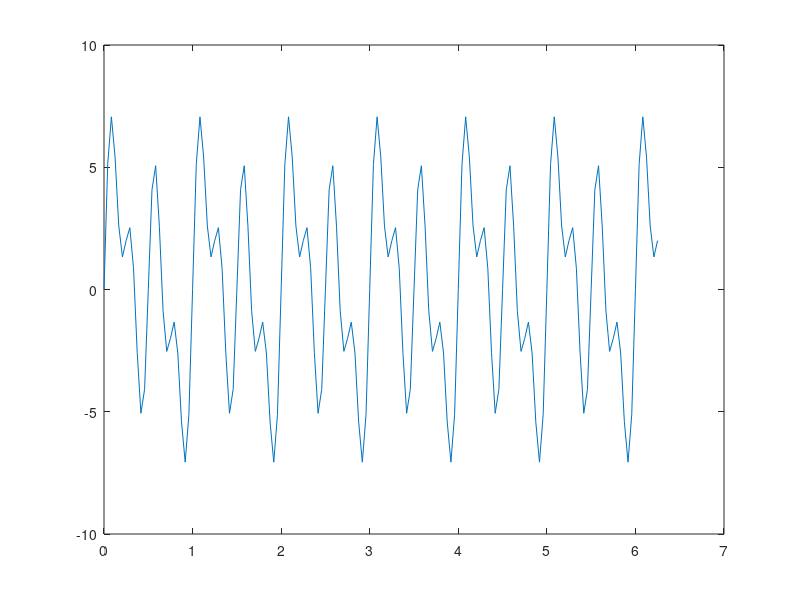
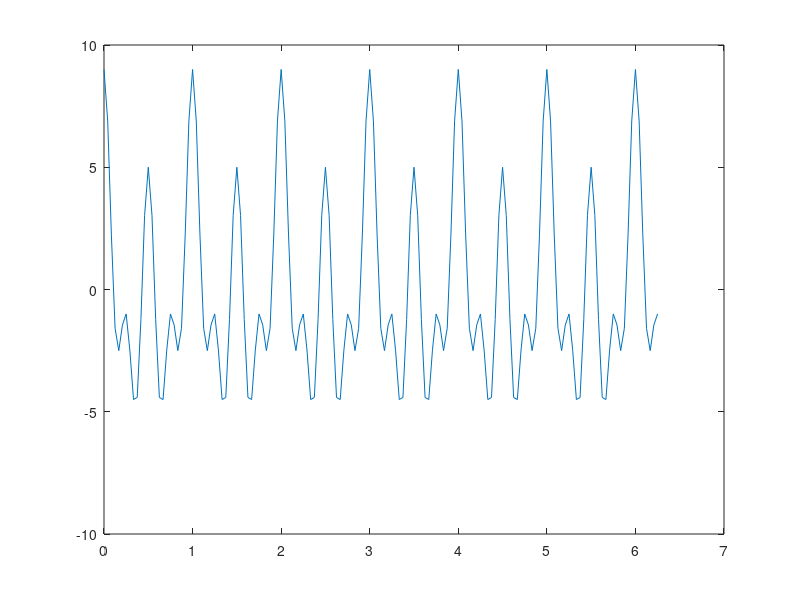
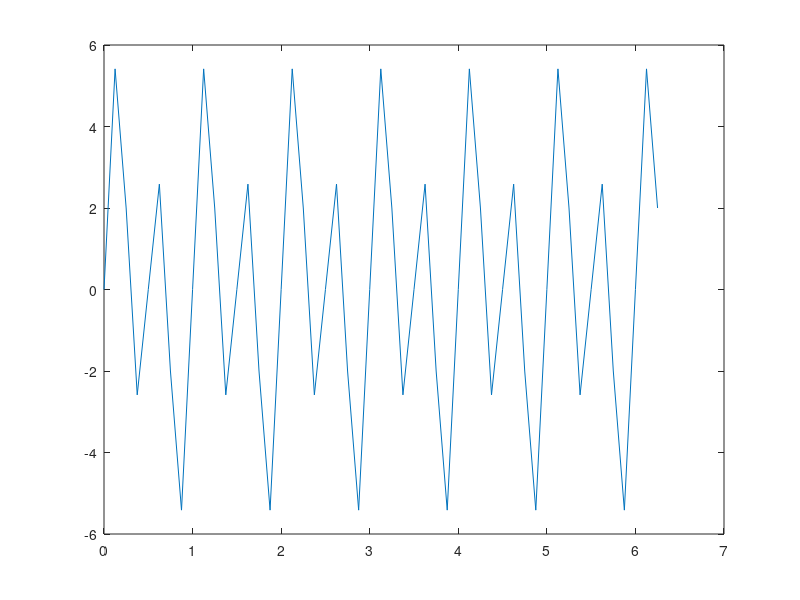
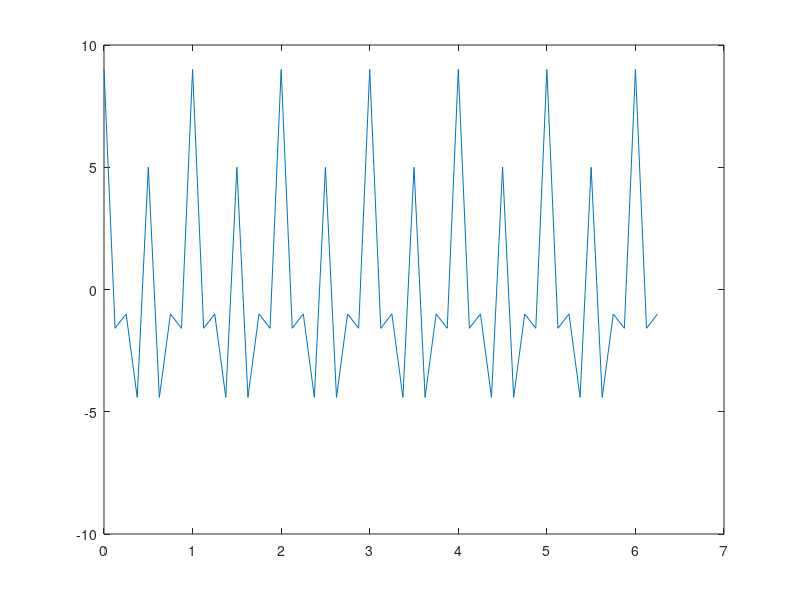

Write the MATLAB code that produced these figures, in order.
% Project 1
% Course  : Bioinstrumentation
% Summary : To find the fourier transform of the data and compare the
%           frequecies when delta t is increased using graph.
% Author  : Sangita BK
clc;
clear all;
close all;


% According to sampling theorem The nyquist rate is 2*Fmax
% where Fmax is maximum frequency in the whole signal, i.e. 4 here both in
% y1 & y2

% therefore sampling frequency will be = 2x4=8 and t(delta_t here) should be <=1/8. 

% In first part delta_t should be 3 times smaller therefore t=1/24


t=0:1/24:2*pi; % i have taken range of t from  0 to 2*pi at 1/24 time intervals

y1 = 2*sin(2*pi*1*t) + 4*sin(2*pi*2*t) + 3*sin(2*pi*4*t);
y2 = 2*cos(2*pi*1*t) + 4*cos(2*pi*2*t) + 3*cos(2*pi*4*t);

figure;
plot(t,y1)
figure;
plot(t,y2)

%%%%%%%%%%%%%%%%%%%%%%%%%%%%%%%%%%%%%%%%%%%

% After increasing delta t %

t=0:1/8:2*pi; 

y1 = 2*sin(2*pi*1*t) + 4*sin(2*pi*2*t) + 3*sin(2*pi*4*t);
y2 = 2*cos(2*pi*1*t) + 4*cos(2*pi*2*t) + 3*cos(2*pi*4*t);

figure;
plot(t,y1)
figure;
plot(t,y2)

%%%  DIFFERENCE ANALYSIS IN GRAPHS  %%%
% 1. After increasing step size the no. of cycles in y1 is reduced.
% 2. Shape of the graph of y2 is a little changed

% Now again when t=1/24 %
% calculating fft of y1 and y2 %

t=0:1/24:2*pi;
y1 = 2*sin(2*pi*1*t) + 4*sin(2*pi*2*t) + 3*sin(2*pi*4*t);
y2 = 2*cos(2*pi*1*t) + 4*cos(2*pi*2*t) + 3*cos(2*pi*4*t);

L1=length(y1);
L2=length(y2);

Fs=1/24;

Nfft=2^nextpow2(L1); % Next power of 2 from length of y1 or y2
X1=fft(y1,Nfft);     %compute DFT using FFT
X2=fft(y2,Nfft);

fVa=Fs*(-Nfft/2:Nfft/2-1)/Nfft;

% For y1 %
figure;
plot(fVa,abs(X1),'b');	
title('Double Sided FFT of y1 ');	 	 
xlabel('Frequency(Hz)')		 
ylabel('|DFT Values|');
figure;
plot(fVa,unwrap(angle(X1)));
title('Phase plot ');	 	 
xlabel('Frequency (Hz)')		 
ylabel('Phase');

%For y2 %
figure;
plot(fVa,abs(X2),'b');	
title('Double Sided FFT of y2 ');	 	 
xlabel('Frequency(Hz)')		 
ylabel('|DFT Values|');
figure;
plot(fVa,unwrap(angle(X2)));
title('Phase plot ');	 	 
xlabel('Frequency (Hz)')		 
ylabel('Phase');
